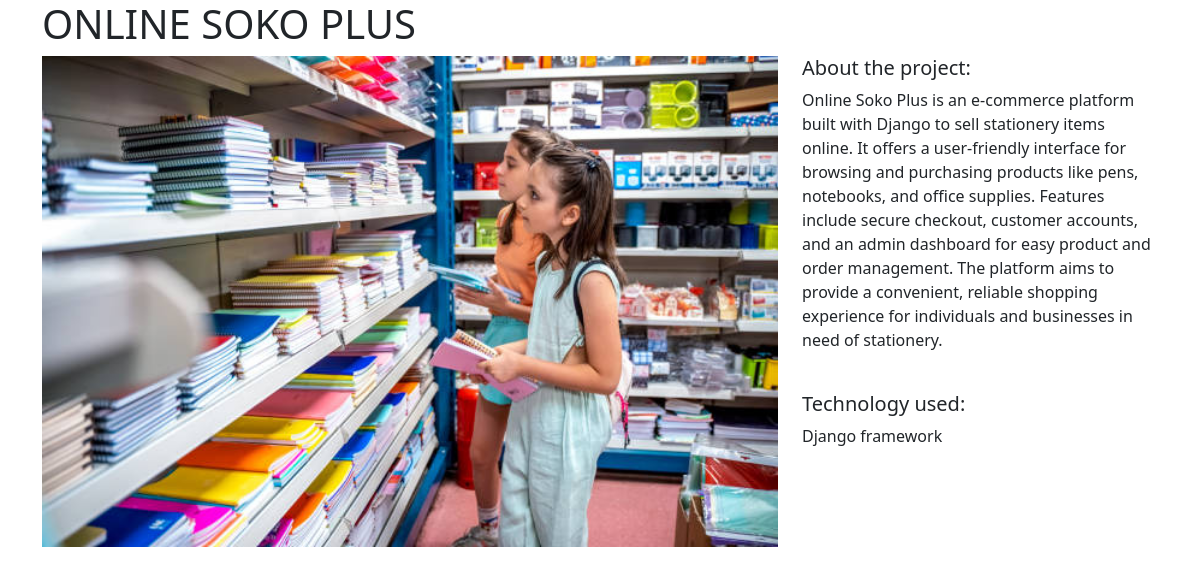
Screenshot of /projects/7/ with the database file from the repository.
### projects/models.py (models this page shows)
class Project(models.Model):
    title = models.CharField(max_length=100)
    description = models.TextField()
    technology = models.CharField(max_length=20)
    image = models.FileField(upload_to="project_images/", blank=True)

### projects/views.py (the view)
# urls.py: path("<int:pk>/", views.project_detail, name="project_detail"),
def project_detail(request, pk):
    project = Project.objects.get(pk=pk)
    context = {
        "project": project
    }
    return render(request, "projects/project_detail.html", context)

### projects/templates/projects/project_detail.html
{% extends "base.html" %}
{% block page_content %}
<h1>{{ project.title }}</h1>
<div class="row">
    <div class="col-md-8">
        {% if project.image %}
            <img src="{{ project.image.url }}" width="100%">
        {% endif %}
    </div>
    <div class="col-md-4">
        <h5>About the project:</h5>
        <p>{{ project.description }}</p>
        <br>
        <h5>Technology used:</h5>
        <p>{{ project.technology }}</p>
    </div>
</div>
{% endblock page_content %}

### rows the page displays
Project: image (picture), description "Online Soko Plus is an e-commerce platform built with Django to sell stationery items online. It offers a user-friendly interface for browsing and purchasing products like pens, notebooks, and office supplies. Features include secure checkout, customer accounts, and an admin dashboard for easy product and order management. The platform aims to provide a convenient, reliable shopping experience for individuals and businesses in need of stationery.", technology "Django framework"
